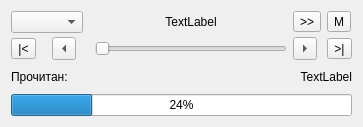
<?xml version="1.0" encoding="UTF-8"?>
<ui version="4.0">
 <class>w_ArchiveNavigator</class>
 <widget class="QWidget" name="w_ArchiveNavigator">
  <property name="geometry">
   <rect>
    <x>0</x>
    <y>0</y>
    <width>363</width>
    <height>127</height>
   </rect>
  </property>
  <property name="windowTitle">
   <string>Form</string>
  </property>
  <layout class="QGridLayout" name="gridLayout">
   <property name="verticalSpacing">
    <number>4</number>
   </property>
   <item row="1" column="1">
    <widget class="QToolButton" name="btPrev">
     <property name="text">
      <string>...</string>
     </property>
     <property name="autoRepeat">
      <bool>true</bool>
     </property>
     <property name="autoRepeatInterval">
      <number>20</number>
     </property>
     <property name="arrowType">
      <enum>Qt::LeftArrow</enum>
     </property>
    </widget>
   </item>
   <item row="1" column="0">
    <widget class="QToolButton" name="btBegin">
     <property name="text">
      <string>|&lt;</string>
     </property>
     <property name="autoRepeatInterval">
      <number>94</number>
     </property>
     <property name="toolButtonStyle">
      <enum>Qt::ToolButtonTextOnly</enum>
     </property>
     <property name="arrowType">
      <enum>Qt::NoArrow</enum>
     </property>
    </widget>
   </item>
   <item row="3" column="0" colspan="6">
    <widget class="QProgressBar" name="progressBar">
     <property name="enabled">
      <bool>true</bool>
     </property>
     <property name="value">
      <number>24</number>
     </property>
    </widget>
   </item>
   <item row="1" column="5">
    <widget class="QToolButton" name="btEnd">
     <property name="text">
      <string>&gt;|</string>
     </property>
     <property name="toolButtonStyle">
      <enum>Qt::ToolButtonTextOnly</enum>
     </property>
     <property name="arrowType">
      <enum>Qt::NoArrow</enum>
     </property>
    </widget>
   </item>
   <item row="2" column="3" colspan="3">
    <widget class="QLabel" name="labelChanelChanged">
     <property name="focusPolicy">
      <enum>Qt::WheelFocus</enum>
     </property>
     <property name="text">
      <string>TextLabel</string>
     </property>
     <property name="alignment">
      <set>Qt::AlignRight|Qt::AlignTrailing|Qt::AlignVCenter</set>
     </property>
    </widget>
   </item>
   <item row="2" column="0" colspan="2">
    <widget class="QLabel" name="label">
     <property name="text">
      <string>Прочитан:</string>
     </property>
    </widget>
   </item>
   <item row="0" column="5">
    <widget class="QToolButton" name="btMenu">
     <property name="text">
      <string>M</string>
     </property>
    </widget>
   </item>
   <item row="1" column="3">
    <widget class="QSlider" name="horizontalSlider">
     <property name="orientation">
      <enum>Qt::Horizontal</enum>
     </property>
    </widget>
   </item>
   <item row="1" column="4">
    <widget class="QToolButton" name="btNext">
     <property name="text">
      <string>...</string>
     </property>
     <property name="autoRepeat">
      <bool>true</bool>
     </property>
     <property name="autoRepeatInterval">
      <number>20</number>
     </property>
     <property name="popupMode">
      <enum>QToolButton::DelayedPopup</enum>
     </property>
     <property name="arrowType">
      <enum>Qt::RightArrow</enum>
     </property>
    </widget>
   </item>
   <item row="0" column="3">
    <widget class="QLabel" name="labelCurrentTime">
     <property name="text">
      <string>TextLabel</string>
     </property>
     <property name="alignment">
      <set>Qt::AlignCenter</set>
     </property>
    </widget>
   </item>
   <item row="0" column="0" colspan="2">
    <widget class="QComboBox" name="cbDays"/>
   </item>
   <item row="0" column="4">
    <widget class="QToolButton" name="btGo">
     <property name="text">
      <string>&gt;&gt;</string>
     </property>
     <property name="checkable">
      <bool>true</bool>
     </property>
    </widget>
   </item>
  </layout>
 </widget>
 <resources/>
 <connections/>
</ui>
